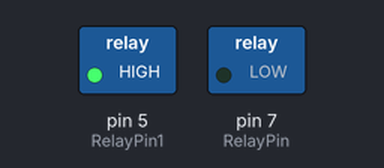
Bench run of a sketch on a simulated Arduino Uno, built with avr-gcc and run on an emulated ATmega328P. Shown: switched loads named in the sketch (green lamp = pin HIGH).

Above: at 2.0 s.
At 6.5 s:
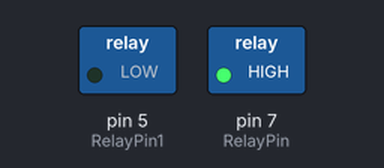
Timing chart, 0 to 11.7 s (numbered marks = the images above):
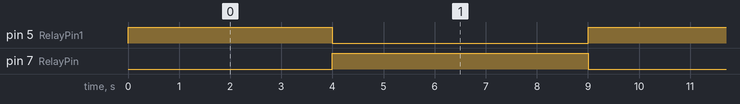

Measured:
- by itself, pin 5 (RelayPin1): alternates HIGH for 4.0 s and LOW for 5.0 s
- by itself, pin 7 (RelayPin): alternates HIGH for 5.0 s and LOW for 4.0 s

The sketch:

RelayTester.ino
```cpp
int RelayPin = 7;
int RelayPin1 = 5;
void setup() {
	// Set RelayPin as an output pin
	pinMode(RelayPin, OUTPUT);
  pinMode(RelayPin1, OUTPUT);
}

void loop() {
	// Let's turn on the relay...
	digitalWrite(RelayPin, LOW);
  digitalWrite(RelayPin1, HIGH);
	delay(4000);

	// Let's turn off the relay...
	digitalWrite(RelayPin, HIGH);
  digitalWrite(RelayPin1, LOW);
	delay(5000);
}
```
